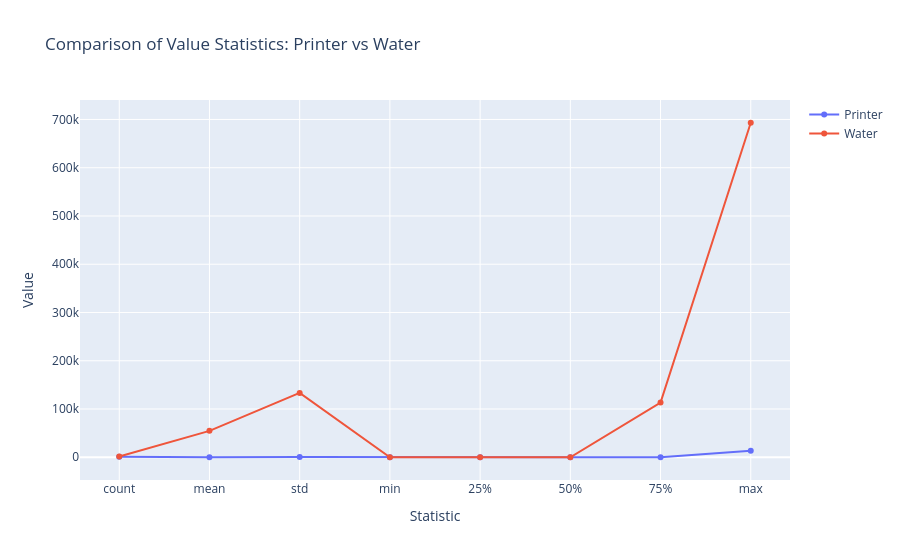

The notebook cell this image was saved under:
### Code cell
import pandas as pd

import plotly.express as px

import plotly.graph_objects as po

df_printer = pd.read_csv("../../data/raw/printer-data.csv") 
df_water = pd.read_csv("../../data/raw/water-data.csv") 

# Separate the 'time' column into 'date' and 'clock_time' columns
df_printer['date'] = pd.to_datetime(df_printer['time']).dt.date
df_printer['clock_time'] = pd.to_datetime(df_printer['time']).dt.time

df_water['date'] = pd.to_datetime(df_water['time']).dt.date
df_water['clock_time'] = pd.to_datetime(df_water['time']).dt.time
# print(df_printer.head())

# Calculate statistics for both dataframes
stats_printer = df_printer['value'].describe()
stats_water = df_water['value'].describe()

# Combine statistics into a DataFrame for comparison
stats_df = pd.DataFrame({
    'Printer': stats_printer,
    'Water': stats_water
})

import plotly.graph_objects as go

fig_compare = go.Figure()

for col in stats_df.columns:
    fig_compare.add_trace(
        go.Scatter(
            x=stats_df.index,
            y=stats_df[col],
            mode='lines+markers',
            name=col
        )
    )

fig_compare.update_layout(
    title='Comparison of Value Statistics: Printer vs Water',
    xaxis_title='Statistic',
    yaxis_title='Value'
)
fig_compare.show()

### Figure 1 — Plotly figure (JSON) as saved in the notebook; plotly's stock layout.template omitted (floating-point values rounded to 4 significant figures)
{"data": [{"mode": "lines+markers", "name": "Printer", "type": "scatter", "x": ["count", "mean", "std", "min", "25%", "50%", "75%", "max"], "y": [1264.0, 60.45, 684.0, 0.0, 0.0, 0.0, 0.0, 13680.0]}, {"mode": "lines+markers", "name": "Water", "type": "scatter", "x": ["count", "mean", "std", "min", "25%", "50%", "75%", "max"], "y": [1440.0, 54710.0, 133300.0, 0.0, 0.0, 0.0, 113200.0, 693200.0]}], "layout": {"title": {"text": "Comparison of Value Statistics: Printer vs Water"}, "xaxis": {"title": {"text": "Statistic"}}, "yaxis": {"title": {"text": "Value"}}}}
